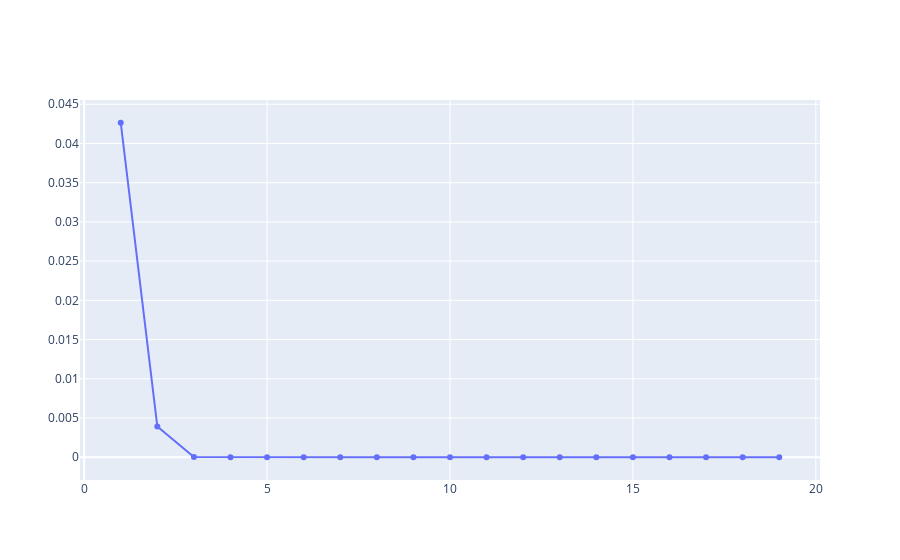

Source (notebook cell):
### Code cell
import plotly.graph_objects as go
fig = go.Figure()
# Add traces
fig.add_trace(go.Scatter(x=n_epoch[:], y=loss[:]))
fig.show()

### Figure 1 — Plotly figure (JSON) as saved in the notebook; plotly's stock layout.template omitted (floating-point values rounded to 4 significant figures)
{"data": [{"type": "scatter", "x": [1, 2, 3, 4, 5, 6, 7, 8, 9, 10, 11, 12, 13, 14, 15, 16, 17, 18, 19], "y": [0.04264, 0.003914, 1.98e-05, 2.868e-07, 4.206e-09, 6.175e-11, 9.067e-13, 1.331e-14, 1.955e-16, 2.87e-18, 4.214e-20, 6.188e-22, 9.085e-24, 1.334e-25, 1.957e-27, 2.887e-29, 4.131e-31, 8.691e-33, 2.407e-35]}], "layout": {}}
